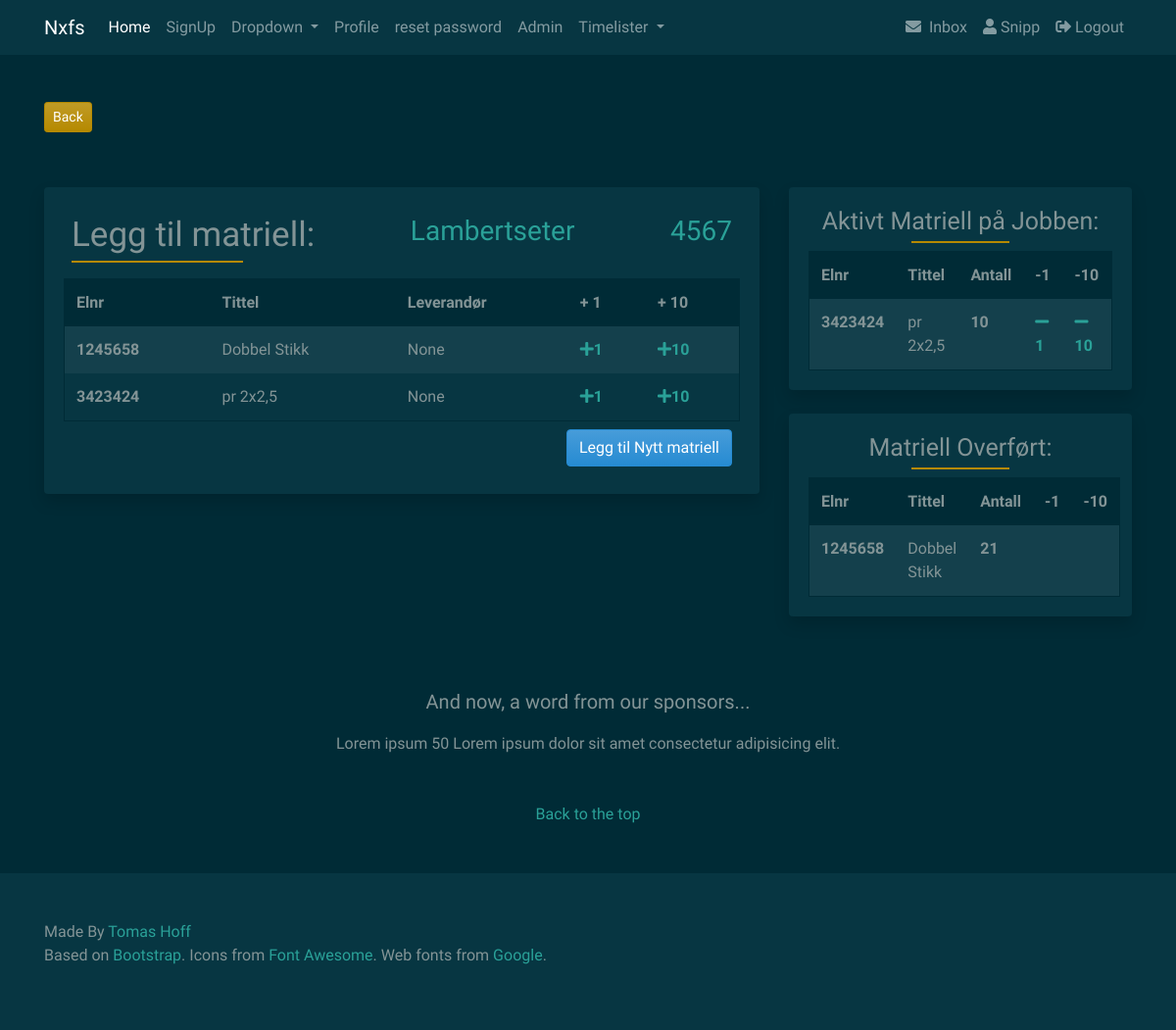
Page /jobb/4567/jobb-matriell (signed in) on the earlier database version.
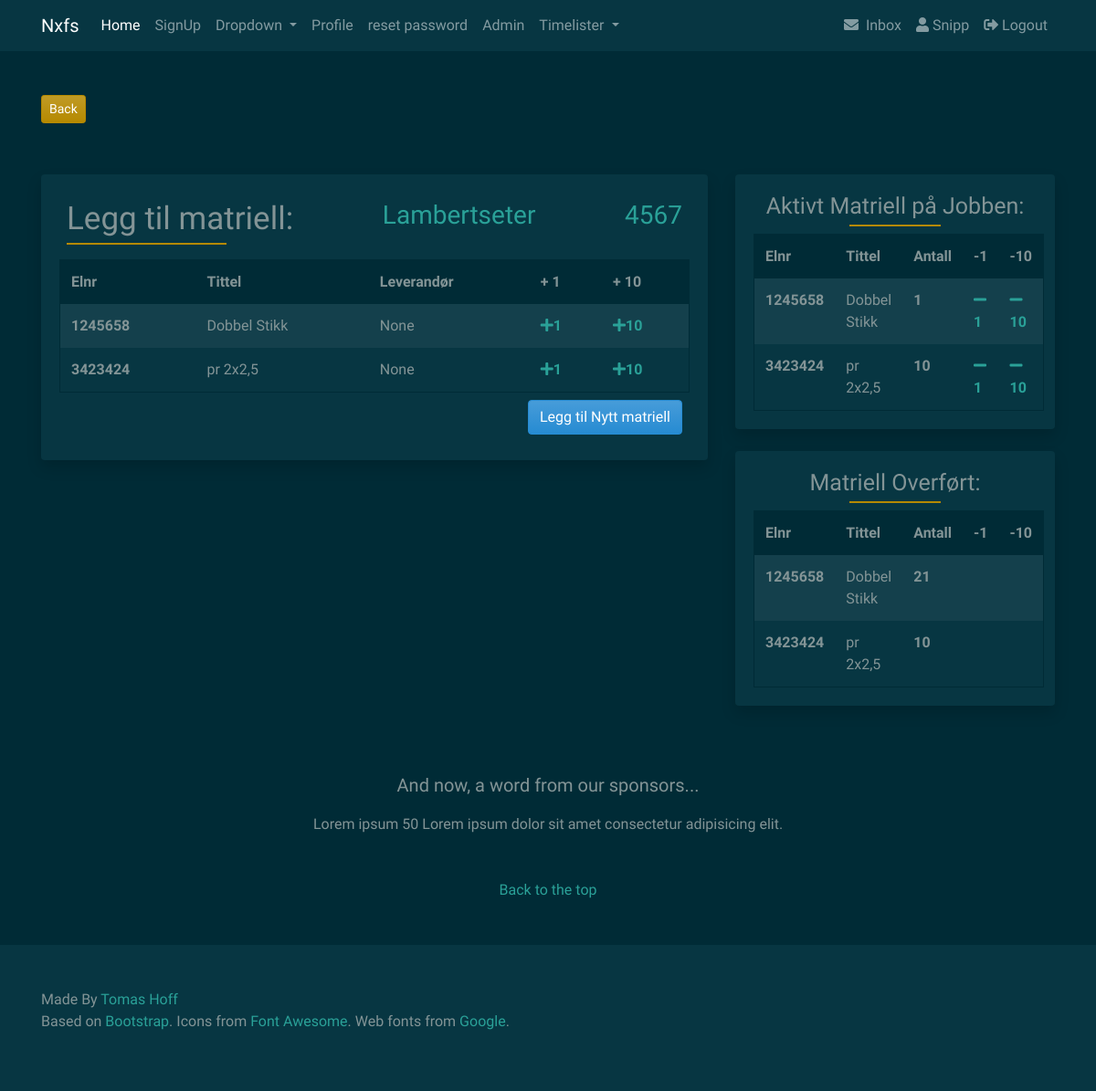
Same page on the later database version.
### matriell/models.py (models this page shows, shortened)
class Matriell(models.Model):
    el_nr = models.IntegerField(unique=True, blank=True, null=True,)
    tittel = models.CharField(max_length=64, unique=True, blank=True)
    info = models.CharField(max_length=256, blank=True)
    leverandor = models.ForeignKey(
        Leverandorer, on_delete=models.CASCADE, blank=True, null=True)
    image = models.ImageField()
    class Meta:
        verbose_name = 'Matriell'
        verbose_name_plural = 'Matriell'
    def __str__(self):
        return self.tittel

### jobb/models.py (models this page shows)
class JobbMatriell(models.Model):
    matriell = models.ForeignKey(Matriell, on_delete=models.CASCADE)
    antall = models.IntegerField(default=1)
    jobb = models.ForeignKey('Jobber', on_delete=models.CASCADE)
    transf = models.BooleanField(default=False)
    class Meta:
        verbose_name = 'JobbMatriell'
        verbose_name_plural = 'JobbMatriell'
    def __str__(self):
        return self.matriell.tittel

### jobb/views.py (the view)
@login_required
def jobbMatriell(request, jobb_id):
    jobb = get_object_or_404(models.Jobber, pk=jobb_id)
    matriell = m_models.Matriell.objects.all()
    context = {
        'matriell': matriell,
        'jobb': jobb,
    }
    return render(request, 'jobb/jobb_matriell.html', context)

### jobb/models.py (called while the page is built)
    def __str__(self):
        return self.tittel

### srv/context_processors.py (called while the page is built)
def custom_context(request):
    navbarloginform = LoginForm(request.POST or None)
    return {
        'navbarloginform': navbarloginform
    }

### templates/jobb/jobb_matriell.html (shortened to what the changed rows need)
{% extends 'base.html' %}
{% block content %}
{% load crispy_forms_tags %}
<div class="col-lg-8">
    <div class="card border-0 shadow bg-dark mb-4">
        <div class="card-body">
            <div class="d-flex justify-content-between">
                <div class="p-2">
                    <h2 class="card-body">Legg til matriell:</h2>
                </div>
            </div>
            <div class="custom-card">
                <table class="table table-striped table-borderless">
                    <thead class="thead-postman">
                        <tr>
                            <th scope="col">Elnr</th>
                            <th scope="col">Tittel</th>
                            <th scope="col">Leverandør</th>
                            <th scope="col">+ 1</th>
                            <th scope="col">+ 10</th>
                        </tr>
                    </thead>
                    <tbody>
                        {% for mat in matriell %}
                        <tr>
                            <th scope="row">{{ mat.el_nr }}</th>
                            <td>{{ mat }}</td>
                            <td>{{ mat.leverandor }}</td>
                            <td><a href="{% url 'add-matriell' object_id=mat.pk jobb_id=jobb.pk antall=1 %}"><i
                                        class="fas fa-plus"></i><b>1</b></a></td>
                            <td><a href="{% url 'add-matriell' object_id=mat.pk jobb_id=jobb.pk antall=10 %}"><i
                                        class="fas fa-plus"></i><b>10</b></a></td>
                        </tr>
                        {% endfor %}
                    </tbody>
                </table>
            </div>
        </div>
    </div>
</div>
<div class="col-lg-4">
    <div class="card border-0 shadow mb-4 bg-dark d-lg-block">
        <div class="card-body">
            <div class="form-group">
                <h2>Aktivt Matriell på Jobben:
                </h2>
                <div class="custom-card">
                    <table class="table table-striped table-borderless">
                        <thead class="thead-postman">
                            <tr>
                                <th scope="col">Elnr</th>
                                <th scope="col">Tittel</th>
                                <th scope="col">Antall</th>
                                <th scope="col">-1</th>
                                <th scope="col">-10</th>
                            </tr>
                        </thead>
                        <tbody>
                            {% for mat in jobb.matriell.all %}
                            {% if not mat.transf %}
                            <tr>
                                <th scope="row">{{ mat.matriell.el_nr }}</th>
                                <td>{{ mat }}</td>
                                <td><b>{{ mat.antall }}</b></td>
                                <td><a
                                        href="{% url 'delete-matriell' object_id=mat.matriell.pk jobb_id=jobb.pk antall=-1 %}"><i
                                            class="fas fa-minus"></i><b>1</b></a></td>
                                <td><a
                                        href="{% url 'delete-matriell' object_id=mat.matriell.pk jobb_id=jobb.pk antall=-10 %}"><i
                                            class="fas fa-minus"></i><b>10</b></a></td>
                            </tr>
                            {% endif %}
                            {% endfor %}
                        </tbody>
                    </table>
                </div>
            </div>
        </div>
    </div>
    <div class="card border-0 shadow mb-4 bg-dark d-lg-block">
        <div class="card-body">
            <div class="form-group">
                <h2>Matriell Overført:
                </h2>
                <div class="custom-card">
                    <table class="table table-striped table-borderless">
                        <thead class="thead-postman">
                            <tr>
                                <th scope="col">Elnr</th>
                                <th scope="col">Tittel</th>
                                <th scope="col">Antall</th>
                                <th scope="col">-1</th>
                                <th scope="col">-10</th>
                            </tr>
                        </thead>
                        <tbody>
                            {% for mat in jobb.matriell.all %}
                            {% if mat.transf %}
                            <tr>
                                <th scope="row">{{ mat.matriell.el_nr }}</th>
                                <td>{{ mat }}</td>
                                <td><b>{{ mat.antall }}</b></td>
                                <td></td>
                                <td></td>
                            </tr>
                            {% endif %}
                            {% endfor %}
                        </tbody>
                    </table>
                </div>
            </div>
        </div>
    </div>
</div>
{% endblock content %}

Differences in the rows shown:
added JobbMatriell: matriell.el_nr "1245658", matriell.tittel "Dobbel Stikk", antall "1", shown under "Aktivt Matriell på Jobben:"
added JobbMatriell: matriell.el_nr "3423424", matriell.tittel "pr 2x2,5", antall "10", shown under "Aktivt Matriell på Jobben:"
changed JobbMatriell (number 4 of 4 on the later page): moves from the list under "Aktivt Matriell på Jobben:" to the list under "Matriell Overført:"
